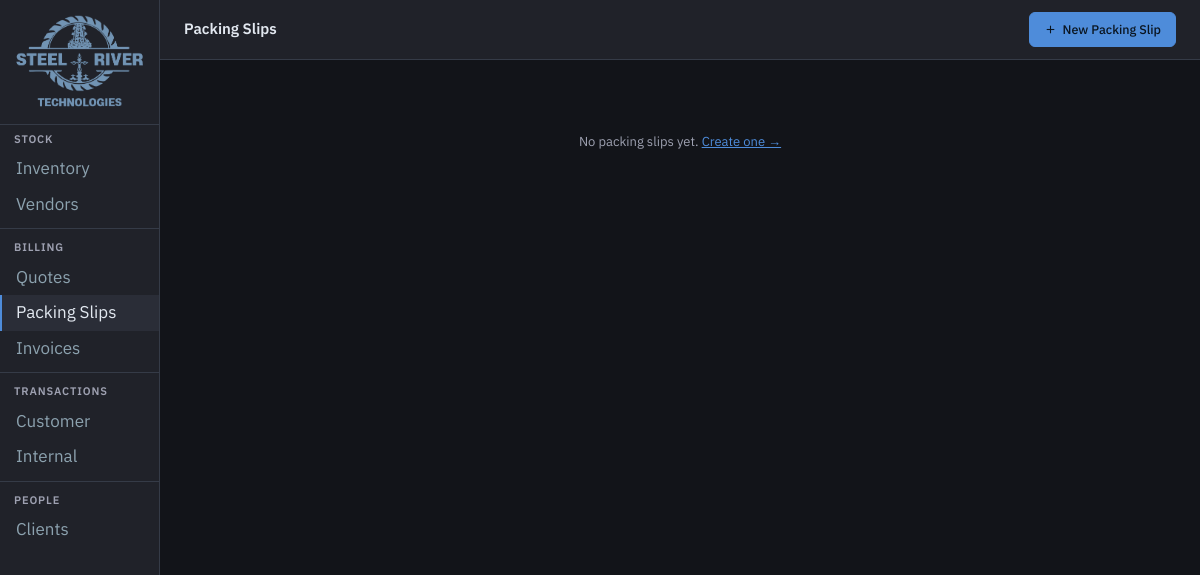
Page /packing-slips/ on the earlier database version.
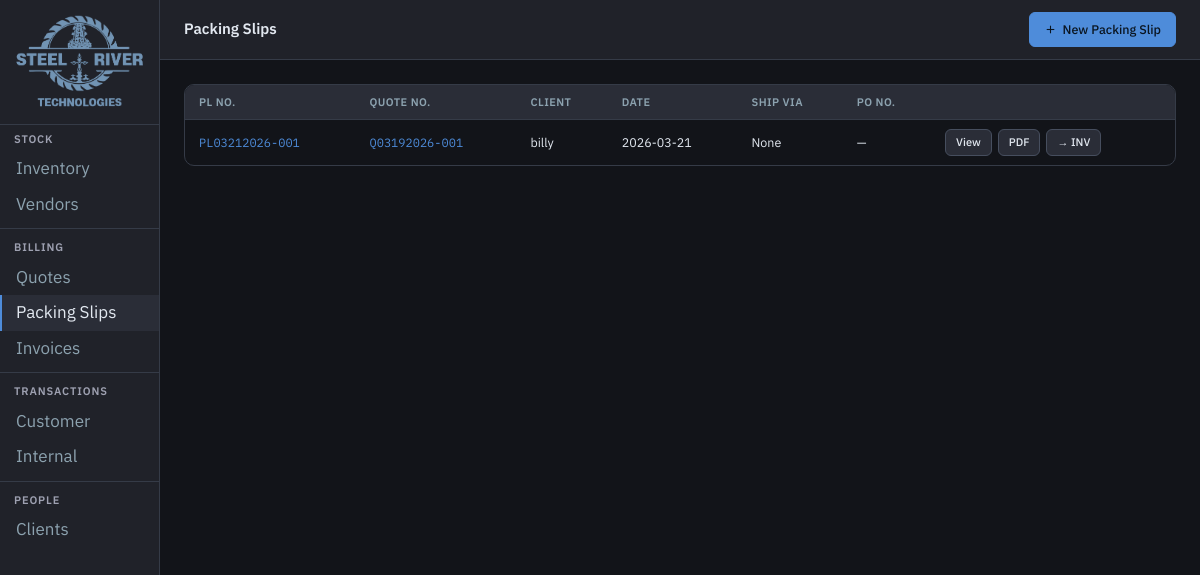
Same page on the later database version.
### tables this page shows
CREATE TABLE Packing_Slip (
    packing_slip_number  TEXT PRIMARY KEY,
    quote_number         TEXT REFERENCES Quote(quote_number),
    packing_slip_date    TEXT,
    po_number            TEXT,
    ship_via             TEXT,
    delivered_by         TEXT,
    ship_from            TEXT,
    ship_to              TEXT,
    client_id            TEXT REFERENCES Clients(client_id)
);

CREATE TABLE Quote (
    quote_number          TEXT PRIMARY KEY,
    quote_date            TEXT NOT NULL,
    quote_expiration_date TEXT,
    payment_term          TEXT,
    ship_to               TEXT,
    ship_from             TEXT,
    sales_tax_rate        REAL DEFAULT 0,
    client_id             TEXT REFERENCES Clients(client_id)
);

CREATE TABLE Clients (
    client_id       TEXT PRIMARY KEY,
    customer_name   TEXT NOT NULL,
    well_name       TEXT,
    well_address    TEXT,
    billing_address TEXT
);

### app/routes/packing_slips.py (the view)
@router.get("/", response_class=HTMLResponse)
def pl_list(request: Request):
    db = get_db()
    pls = db.execute("""
        SELECT ps.*, c.customer_name, q.quote_number as qnum
        FROM Packing_Slip ps
        LEFT JOIN Clients c ON ps.client_id=c.client_id
        LEFT JOIN Quote q ON ps.quote_number=q.quote_number
        ORDER BY ps.packing_slip_date DESC
    """).fetchall()
    db.close()
    return templates.TemplateResponse(
        "packing_slips/list.html", {"request": request, "pls": pls}
    )

### app/templates/packing_slips/list.html (shortened to what this page needs)
{% extends "base.html" %}
{% block page_title %}Packing Slips{% endblock %}
{% set active = "packing_slips" %}
{% block topbar_actions %}
<a href="/packing-slips/new" class="btn btn-primary">
  <svg viewBox="0 0 24 24"><line x1="12" y1="5" x2="12" y2="19"/><line x1="5" y1="12" x2="19" y2="12"/></svg>
  New Packing Slip
</a>
{% endblock %}
{% block content %}
{% if pls %}
<div class="table-wrap">
<table>
  <thead><tr><th>PL No.</th><th>Quote No.</th><th>Client</th><th>Date</th><th>Ship Via</th><th>PO No.</th><th></th></tr></thead>
  <tbody>
  {% for pl in pls %}
  <tr>
    <td><a href="/packing-slips/{{ pl.packing_slip_number }}" class="doc-num">{{ pl.packing_slip_number }}</a></td>
    <td>{% if pl.qnum %}<a href="/quotes/{{ pl.qnum }}" class="doc-num">{{ pl.qnum }}</a>{% else %}—{% endif %}</td>
    <td>{{ pl.customer_name or "—" }}</td>
    <td>{{ pl.packing_slip_date }}</td>
    <td>{{ pl.ship_via or "—" }}</td>
    <td>{{ pl.po_number or "—" }}</td>
    <td style="display:flex;gap:6px;">
      <a href="/packing-slips/{{ pl.packing_slip_number }}" class="btn btn-sm">View</a>
      <a href="/packing-slips/{{ pl.packing_slip_number }}/pdf" class="btn btn-sm" target="_blank">PDF</a>
      <a href="/invoices/new?from_pl={{ pl.packing_slip_number }}" class="btn btn-sm">→ INV</a>
    </td>
  </tr>
  {% endfor %}
  </tbody>
</table>
</div>
{% else %}
<div class="empty-state">No packing slips yet. <a href="/packing-slips/new" style="color:var(--accent)">Create one →</a></div>
{% endif %}
{% endblock %}

Differences in the rows shown:
added Packing_Slip: packing_slip_number "PL03212026-001", qnum "Q03192026-001", customer_name "billy", packing_slip_date "2026-03-21", ship_via "None", po_number "—"
Other differences:
text no longer shown: "No packing slips yet. Create one →"
text now shown: "PL NO. QUOTE NO. CLIENT DATE SHIP VIA PO NO."
